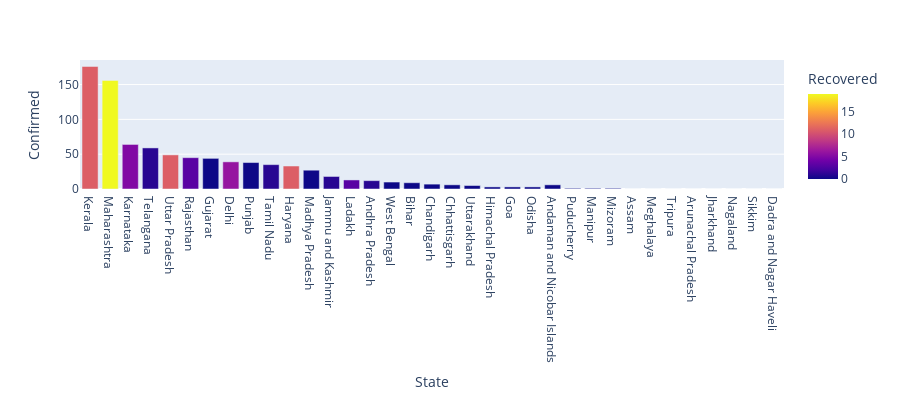

This figure's notebook cell:
### Markdown cell above
# Bar plot of State showing Confirmed, Recovered and Deaths cases

### Code cell
fig = px.bar(df,x='State', y='Confirmed',
             hover_data=['Recovered', 'Deaths'], color='Recovered',
              height=400)
fig.show()

### Figure 1 — Plotly figure (JSON) as saved in the notebook; plotly's stock layout.template omitted (floating-point values rounded to 4 significant figures)
{"data": [{"alignmentgroup": "True", "customdata": [[11, 0], [19, 4], [5, 3], [1, 0], [11, 0], [3, 0], [0, 3], [6, 1], [0, 1], [1, 1], [11, 0], [0, 2], [1, 1], [3, 0], [1, 0], [0, 1], [0, 1], [0, 0], [0, 0], [0, 0], [0, 1], [0, 0], [0, 0], [0, 0], [0, 0], [0, 0], [0, 0], [0, 0], [0, 0], [0, 0], [0, 0], [0, 0], [0, 0], [0, 0], [0, 0]], "hovertemplate": "State=%{x}<br>Confirmed=%{y}<br>Recovered=%{marker.color}<br>Deaths=%{customdata[1]}<extra></extra>", "legendgroup": "", "marker": {"color": [11, 19, 5, 1, 11, 3, 0, 6, 0, 1, 11, 0, 1, 3, 1, 0, 0, 0, 0, 0, 0, 0, 0, 0, 0, 0, 0, 0, 0, 0, 0, 0, 0, 0, 0], "coloraxis": "coloraxis"}, "name": "", "offsetgroup": "", "orientation": "v", "showlegend": false, "textposition": "auto", "type": "bar", "x": ["Kerala", "Maharashtra", "Karnataka", "Telangana", "Uttar Pradesh", "Rajasthan", "Gujarat", "Delhi", "Punjab", "Tamil Nadu", "Haryana", "Madhya Pradesh", "Jammu and Kashmir", "Ladakh", "Andhra Pradesh", "West Bengal", "Bihar", "Chandigarh", "Chhattisgarh", "Uttarakhand", "Himachal Pradesh", "Goa", "Odisha", "Andaman and Nicobar Islands", "Puducherry", "Manipur", "Mizoram", "Assam", "Meghalaya", "Tripura", "Arunachal Pradesh", "Jharkhand", "Nagaland", "Sikkim", "Dadra and Nagar Haveli"], "xaxis": "x", "y": [176, 156, 64, 59, 49, 45, 44, 39, 38, 35, 33, 27, 18, 13, 12, 10, 9, 7, 6, 5, 3, 3, 3, 6, 1, 1, 1, 0, 0, 0, 0, 0, 0, 0, 0], "yaxis": "y"}], "layout": {"barmode": "relative", "coloraxis": {"colorbar": {"title": {"text": "Recovered"}}, "colorscale": [[0, "#0d0887"], [0.1111, "#46039f"], [0.2222, "#7201a8"], [0.3333, "#9c179e"], [0.4444, "#bd3786"], [0.5556, "#d8576b"], [0.6667, "#ed7953"], [0.7778, "#fb9f3a"], [0.8889, "#fdca26"], [1, "#f0f921"]]}, "height": 400, "legend": {"tracegroupgap": 0}, "margin": {"t": 60}, "xaxis": {"anchor": "y", "domain": [0, 1], "title": {"text": "State"}}, "yaxis": {"anchor": "x", "domain": [0, 1], "title": {"text": "Confirmed"}}}}
